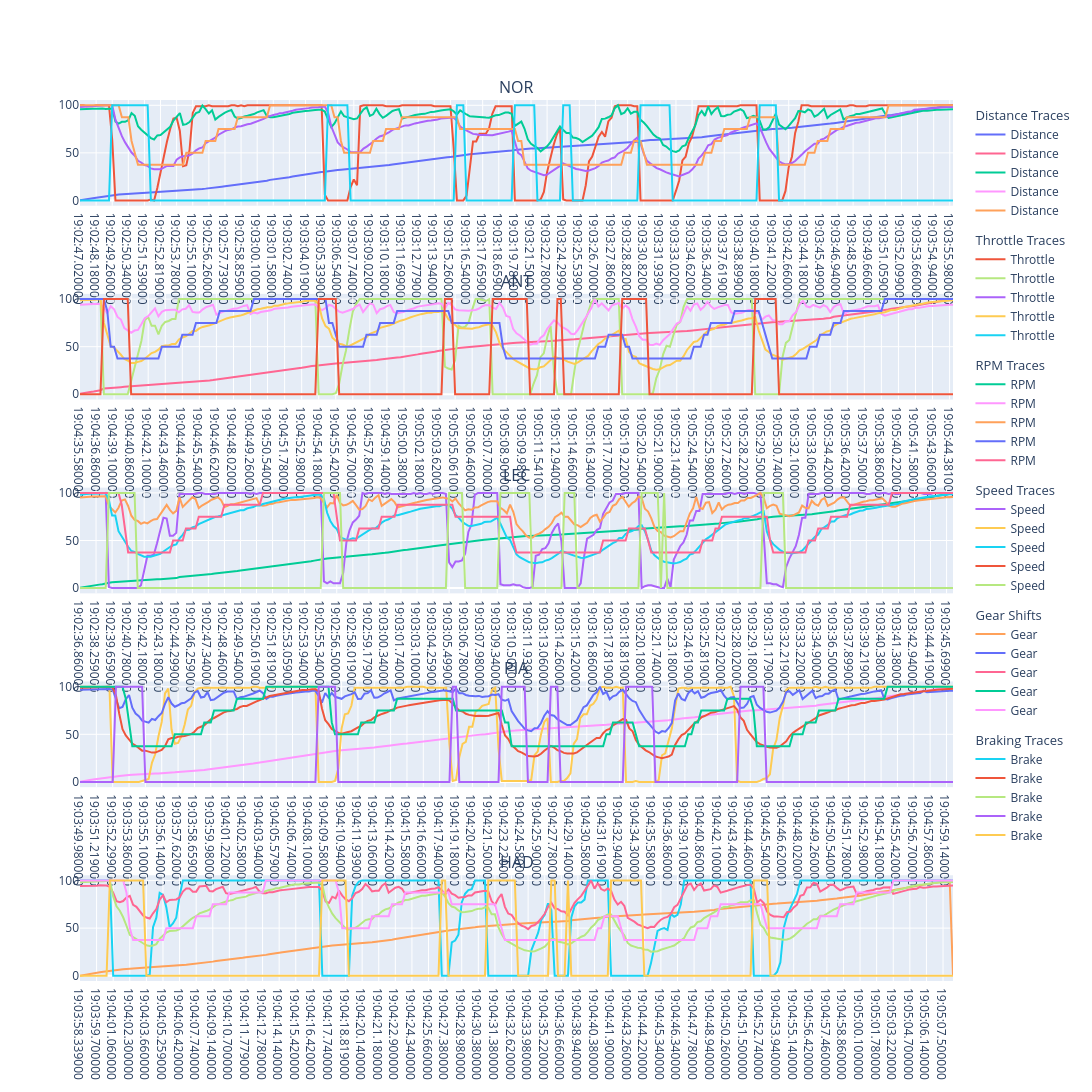

This figure's notebook cell:
### Markdown cell above
**Visualising a sample telemetry trace**

### Code cell
plot_handle.plot_driver_telemetry_traces(
    top_5_driver_telemetry=q3_telemetry_digest, show_distance=True
)

### Figure 1 — Plotly figure (JSON) as saved in the notebook; plotly's stock layout.template omitted (floating-point values rounded to 4 significant figures; data arrays with more than 128 entries replaced by an {"elided": "..."} marker saying what was removed)
{"data": [{"hovertemplate": "%{text}<extra></extra>", "legendgroup": "Distance", "legendgrouptitle": {"text": "Distance Traces"}, "name": "Distance", "text": {"elided": "272 str values"}, "type": "scatter", "x": {"elided": "272 str values"}, "xaxis": "x", "y": {"elided": "272 float values"}, "yaxis": "y"}, {"hovertemplate": "Throttle: %{y}<extra></extra>", "legendgroup": "Throttle", "legendgrouptitle": {"text": "Throttle Traces"}, "name": "Throttle", "type": "scatter", "x": {"elided": "272 str values"}, "xaxis": "x", "y": {"elided": "272 float values"}, "yaxis": "y"}, {"hovertemplate": "%{text}<extra></extra>", "legendgroup": "RPM", "legendgrouptitle": {"text": "RPM Traces"}, "name": "RPM", "text": {"elided": "272 str values"}, "type": "scatter", "x": {"elided": "272 str values"}, "xaxis": "x", "y": {"elided": "272 float values"}, "yaxis": "y"}, {"hovertemplate": "%{text}<extra></extra>", "legendgroup": "Speed", "legendgrouptitle": {"text": "Speed Traces"}, "name": "Speed", "text": {"elided": "272 str values"}, "type": "scatter", "x": {"elided": "272 str values"}, "xaxis": "x", "y": {"elided": "272 float values"}, "yaxis": "y"}, {"hovertemplate": "%{text}<extra></extra>", "legendgroup": "Gear", "legendgrouptitle": {"text": "Gear Shifts"}, "name": "Gear", "text": {"elided": "272 str values"}, "type": "scatter", "x": {"elided": "272 str values"}, "xaxis": "x", "y": {"elided": "272 float values"}, "yaxis": "y"}, {"hovertemplate": "Brake: %{y}<extra></extra>", "legendgroup": "Braking", "legendgrouptitle": {"text": "Braking Traces"}, "name": "Brake", "type": "scatter", "x": {"elided": "272 str values"}, "xaxis": "x", "y": {"elided": "272 int values"}, "yaxis": "y"}, {"hovertemplate": "%{text}<extra></extra>", "legendgroup": "Distance", "legendgrouptitle": {"text": "Distance Traces"}, "name": "Distance", "text": {"elided": "257 str values"}, "type": "scatter", "x": {"elided": "257 str values"}, "xaxis": "x2", "y": {"elided": "257 float values"}, "yaxis": "y2"}, {"hovertemplate": "Throttle: %{y}<extra></extra>", "legendgroup": "Throttle", "legendgrouptitle": {"text": "Throttle Traces"}, "name": "Throttle", "type": "scatter", "x": {"elided": "257 str values"}, "xaxis": "x2", "y": {"elided": "257 float values"}, "yaxis": "y2"}, {"hovertemplate": "%{text}<extra></extra>", "legendgroup": "RPM", "legendgrouptitle": {"text": "RPM Traces"}, "name": "RPM", "text": {"elided": "257 str values"}, "type": "scatter", "x": {"elided": "257 str values"}, "xaxis": "x2", "y": {"elided": "257 float values"}, "yaxis": "y2"}, {"hovertemplate": "%{text}<extra></extra>", "legendgroup": "Speed", "legendgrouptitle": {"text": "Speed Traces"}, "name": "Speed", "text": {"elided": "257 str values"}, "type": "scatter", "x": {"elided": "257 str values"}, "xaxis": "x2", "y": {"elided": "257 float values"}, "yaxis": "y2"}, {"hovertemplate": "%{text}<extra></extra>", "legendgroup": "Gear", "legendgrouptitle": {"text": "Gear Shifts"}, "name": "Gear", "text": {"elided": "257 str values"}, "type": "scatter", "x": {"elided": "257 str values"}, "xaxis": "x2", "y": {"elided": "257 float values"}, "yaxis": "y2"}, {"hovertemplate": "Brake: %{y}<extra></extra>", "legendgroup": "Braking", "legendgrouptitle": {"text": "Braking Traces"}, "name": "Brake", "type": "scatter", "x": {"elided": "257 str values"}, "xaxis": "x2", "y": {"elided": "257 int values"}, "yaxis": "y2"}, {"hovertemplate": "%{text}<extra></extra>", "legendgroup": "Distance", "legendgrouptitle": {"text": "Distance Traces"}, "name": "Distance", "text": {"elided": "273 str values"}, "type": "scatter", "x": {"elided": "273 str values"}, "xaxis": "x3", "y": {"elided": "273 float values"}, "yaxis": "y3"}, {"hovertemplate": "Throttle: %{y}<extra></extra>", "legendgroup": "Throttle", "legendgrouptitle": {"text": "Throttle Traces"}, "name": "Throttle", "type": "scatter", "x": {"elided": "273 str values"}, "xaxis": "x3", "y": {"elided": "273 float values"}, "yaxis": "y3"}, {"hovertemplate": "%{text}<extra></extra>", "legendgroup": "RPM", "legendgrouptitle": {"text": "RPM Traces"}, "name": "RPM", "text": {"elided": "273 str values"}, "type": "scatter", "x": {"elided": "273 str values"}, "xaxis": "x3", "y": {"elided": "273 float values"}, "yaxis": "y3"}, {"hovertemplate": "%{text}<extra></extra>", "legendgroup": "Speed", "legendgrouptitle": {"text": "Speed Traces"}, "name": "Speed", "text": {"elided": "273 str values"}, "type": "scatter", "x": {"elided": "273 str values"}, "xaxis": "x3", "y": {"elided": "273 float values"}, "yaxis": "y3"}, {"hovertemplate": "%{text}<extra></extra>", "legendgroup": "Gear", "legendgrouptitle": {"text": "Gear Shifts"}, "name": "Gear", "text": {"elided": "273 str values"}, "type": "scatter", "x": {"elided": "273 str values"}, "xaxis": "x3", "y": {"elided": "273 float values"}, "yaxis": "y3"}, {"hovertemplate": "Brake: %{y}<extra></extra>", "legendgroup": "Braking", "legendgrouptitle": {"text": "Braking Traces"}, "name": "Brake", "type": "scatter", "x": {"elided": "273 str values"}, "xaxis": "x3", "y": {"elided": "273 int values"}, "yaxis": "y3"}, {"hovertemplate": "%{text}<extra></extra>", "legendgroup": "Distance", "legendgrouptitle": {"text": "Distance Traces"}, "name": "Distance", "text": {"elided": "268 str values"}, "type": "scatter", "x": {"elided": "268 str values"}, "xaxis": "x4", "y": {"elided": "268 float values"}, "yaxis": "y4"}, {"hovertemplate": "Throttle: %{y}<extra></extra>", "legendgroup": "Throttle", "legendgrouptitle": {"text": "Throttle Traces"}, "name": "Throttle", "type": "scatter", "x": {"elided": "268 str values"}, "xaxis": "x4", "y": {"elided": "268 float values"}, "yaxis": "y4"}, {"hovertemplate": "%{text}<extra></extra>", "legendgroup": "RPM", "legendgrouptitle": {"text": "RPM Traces"}, "name": "RPM", "text": {"elided": "268 str values"}, "type": "scatter", "x": {"elided": "268 str values"}, "xaxis": "x4", "y": {"elided": "268 float values"}, "yaxis": "y4"}, {"hovertemplate": "%{text}<extra></extra>", "legendgroup": "Speed", "legendgrouptitle": {"text": "Speed Traces"}, "name": "Speed", "text": {"elided": "268 str values"}, "type": "scatter", "x": {"elided": "268 str values"}, "xaxis": "x4", "y": {"elided": "268 float values"}, "yaxis": "y4"}, {"hovertemplate": "%{text}<extra></extra>", "legendgroup": "Gear", "legendgrouptitle": {"text": "Gear Shifts"}, "name": "Gear", "text": {"elided": "268 str values"}, "type": "scatter", "x": {"elided": "268 str values"}, "xaxis": "x4", "y": {"elided": "268 float values"}, "yaxis": "y4"}, {"hovertemplate": "Brake: %{y}<extra></extra>", "legendgroup": "Braking", "legendgrouptitle": {"text": "Braking Traces"}, "name": "Brake", "type": "scatter", "x": {"elided": "268 str values"}, "xaxis": "x4", "y": {"elided": "268 int values"}, "yaxis": "y4"}, {"hovertemplate": "%{text}<extra></extra>", "legendgroup": "Distance", "legendgrouptitle": {"text": "Distance Traces"}, "name": "Distance", "text": {"elided": "264 str values"}, "type": "scatter", "x": {"elided": "264 str values"}, "xaxis": "x5", "y": {"elided": "264 float values"}, "yaxis": "y5"}, {"hovertemplate": "Throttle: %{y}<extra></extra>", "legendgroup": "Throttle", "legendgrouptitle": {"text": "Throttle Traces"}, "name": "Throttle", "type": "scatter", "x": {"elided": "264 str values"}, "xaxis": "x5", "y": {"elided": "264 float values"}, "yaxis": "y5"}, {"hovertemplate": "%{text}<extra></extra>", "legendgroup": "RPM", "legendgrouptitle": {"text": "RPM Traces"}, "name": "RPM", "text": {"elided": "264 str values"}, "type": "scatter", "x": {"elided": "264 str values"}, "xaxis": "x5", "y": {"elided": "264 float values"}, "yaxis": "y5"}, {"hovertemplate": "%{text}<extra></extra>", "legendgroup": "Speed", "legendgrouptitle": {"text": "Speed Traces"}, "name": "Speed", "text": {"elided": "264 str values"}, "type": "scatter", "x": {"elided": "264 str values"}, "xaxis": "x5", "y": {"elided": "264 float values"}, "yaxis": "y5"}, {"hovertemplate": "%{text}<extra></extra>", "legendgroup": "Gear", "legendgrouptitle": {"text": "Gear Shifts"}, "name": "Gear", "text": {"elided": "264 str values"}, "type": "scatter", "x": {"elided": "264 str values"}, "xaxis": "x5", "y": {"elided": "264 float values"}, "yaxis": "y5"}, {"hovertemplate": "Brake: %{y}<extra></extra>", "legendgroup": "Braking", "legendgrouptitle": {"text": "Braking Traces"}, "name": "Brake", "type": "scatter", "x": {"elided": "264 str values"}, "xaxis": "x5", "y": {"elided": "264 int values"}, "yaxis": "y5"}], "layout": {"annotations": [{"font": {"size": 16}, "showarrow": false, "text": "NOR", "x": 0.5, "xanchor": "center", "xref": "paper", "y": 1, "yanchor": "bottom", "yref": "paper"}, {"font": {"size": 16}, "showarrow": false, "text": "ANT", "x": 0.5, "xanchor": "center", "xref": "paper", "y": 0.78, "yanchor": "bottom", "yref": "paper"}, {"font": {"size": 16}, "showarrow": false, "text": "LEC", "x": 0.5, "xanchor": "center", "xref": "paper", "y": 0.56, "yanchor": "bottom", "yref": "paper"}, {"font": {"size": 16}, "showarrow": false, "text": "PIA", "x": 0.5, "xanchor": "center", "xref": "paper", "y": 0.34, "yanchor": "bottom", "yref": "paper"}, {"font": {"size": 16}, "showarrow": false, "text": "HAD", "x": 0.5, "xanchor": "center", "xref": "paper", "y": 0.12, "yanchor": "bottom", "yref": "paper"}], "height": 1920, "hovermode": "x unified", "width": 1540, "xaxis": {"anchor": "y", "domain": [0, 1]}, "xaxis2": {"anchor": "y2", "domain": [0, 1]}, "xaxis3": {"anchor": "y3", "domain": [0, 1]}, "xaxis4": {"anchor": "y4", "domain": [0, 1]}, "xaxis5": {"anchor": "y5", "domain": [0, 1]}, "yaxis": {"anchor": "x", "domain": [0.88, 1]}, "yaxis2": {"anchor": "x2", "domain": [0.66, 0.78]}, "yaxis3": {"anchor": "x3", "domain": [0.44, 0.56]}, "yaxis4": {"anchor": "x4", "domain": [0.22, 0.34]}, "yaxis5": {"anchor": "x5", "domain": [0, 0.12]}}}
